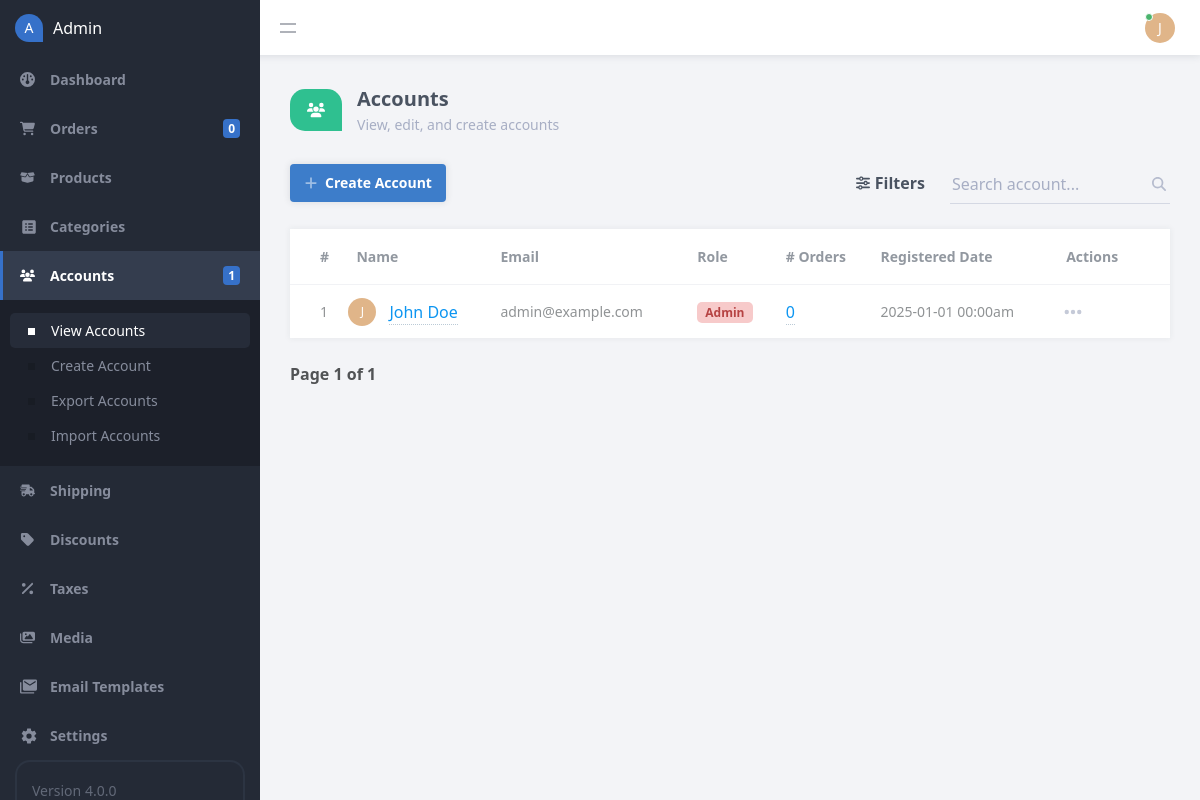
The app's page /admin/index.php?page=accounts (signed in) with its own data.
### tables this page shows
CREATE TABLE IF NOT EXISTS `accounts` (
  `id` int(11) NOT NULL AUTO_INCREMENT,
  `email` varchar(255) NOT NULL,
  `password` varchar(255) NOT NULL,
  `role` enum('Member','Admin') NOT NULL DEFAULT 'Member',
  `first_name` varchar(100) NOT NULL,
  `last_name` varchar(100) NOT NULL,
  `address_street` varchar(255) NOT NULL,
  `address_city` varchar(100) NOT NULL,
  `address_state` varchar(100) NOT NULL,
  `address_zip` varchar(50) NOT NULL,
  `address_country` varchar(100) NOT NULL,
  `registered` datetime NOT NULL DEFAULT current_timestamp(),
  `reset_code` varchar(255) DEFAULT NULL,
  PRIMARY KEY (`id`)
);

### admin/index.php (called while the page is built, shortened)
<?php
include '../functions.php';
$page = isset($_GET['page']) && file_exists($_GET['page'] . '.php') ? $_GET['page'] : 'dashboard';
include $page . '.php';
?>

### admin/accounts.php (the view, shortened to what this page needs)
<?php
$pagination_page = isset($_GET['pagination_page']) ? $_GET['pagination_page'] : 1;
$search = isset($_GET['search_query']) ? $_GET['search_query'] : '';
$role = isset($_GET['role']) ? $_GET['role'] : '';
$order = isset($_GET['order']) && $_GET['order'] == 'DESC' ? 'DESC' : 'ASC';
$order_by_whitelist = ['id','first_name','email','role','registered','orders'];
$order_by = isset($_GET['order_by']) && in_array($_GET['order_by'], $order_by_whitelist) ? $_GET['order_by'] : 'id';
$results_per_pagination_page = 15;
$param1 = ($pagination_page - 1) * $results_per_pagination_page;
$param2 = $results_per_pagination_page;
$where = '';
$where .= $search ? 'WHERE (CONCAT(a.first_name, " ", a.last_name) LIKE :search OR a.email LIKE :search) ' : '';
$stmt = $pdo->prepare('SELECT COUNT(*) AS total FROM accounts a ' . $where);
$stmt->execute();
$total_accounts = $stmt->fetchColumn();
$stmt = $pdo->prepare('SELECT a.*, (SELECT COUNT(*) FROM transactions t WHERE t.account_id = a.id) AS orders FROM accounts a ' . $where . ' ORDER BY ' . $order_by . ' ' . $order . ' LIMIT :start_results,:num_results');
$stmt->bindParam('start_results', $param1, PDO::PARAM_INT);
$stmt->bindParam('num_results', $param2, PDO::PARAM_INT);
$stmt->execute();
$accounts = $stmt->fetchAll(PDO::FETCH_ASSOC);
$url = 'index.php?page=accounts&search_query=' . $search . '&role=' . $role;
?>
<?=template_admin_header('Accounts', 'accounts', 'view')?>
<div class="content-title">
    <div class="title">
        <div class="icon">
        </div>
        <div class="txt">
            <h2>Accounts</h2>
            <p>View, edit, and create accounts</p>
        </div>
    </div>
</div>
<div class="content-header responsive-flex-column pad-top-5">
    <a href="index.php?page=account" class="btn">
        Create Account
    </a>
    <form method="get">
        <div class="filters">
            <a href="#">
                Filters
            </a>
        </div>
        <div class="search">
            <label for="search_query">
                <input id="search_query" type="text" name="search_query" placeholder="Search account..." value="<?=htmlspecialchars($search, ENT_QUOTES)?>" class="responsive-width-100">
            </label>
        </div>
    </form>
</div>
<div class="content-block no-pad">
    <div class="table">
        <table>
            <thead>
                <tr>
                    <td><a href="<?=$url . '&order=' . ($order=='ASC'?'DESC':'ASC') . '&order_by=id'?>">#<?=$order_by=='id' ? $table_icons[strtolower($order)] : ''?></a></td>
                    <td colspan="2"><a href="<?=$url . '&order=' . ($order=='ASC'?'DESC':'ASC') . '&order_by=first_name'?>">Name<?=$order_by=='first_name' ? $table_icons[strtolower($order)] : ''?></a></td>
                    <td class="responsive-hidden"><a href="<?=$url . '&order=' . ($order=='ASC'?'DESC':'ASC') . '&order_by=email'?>">Email<?=$order_by=='email' ? $table_icons[strtolower($order)] : ''?></td>
                    <td class="responsive-hidden"><a href="<?=$url . '&order=' . ($order=='ASC'?'DESC':'ASC') . '&order_by=role'?>">Role<?=$order_by=='role' ? $table_icons[strtolower($order)] : ''?></td>
                    <td class="responsive-hidden"><a href="<?=$url . '&order=' . ($order=='ASC'?'DESC':'ASC') . '&order_by=orders'?>"># Orders<?=$order_by=='orders' ? $table_icons[strtolower($order)] : ''?></td>
                    <td class="responsive-hidden"><a href="<?=$url . '&order=' . ($order=='ASC'?'DESC':'ASC') . '&order_by=registered'?>">Registered Date<?=$order_by=='registered' ? $table_icons[strtolower($order)] : ''?></a></td>
                    <td class="align-center">Actions</td>
                </tr>
            </thead>
            <tbody>
                <?php foreach ($accounts as $account): ?>
                <tr>
                    <td class="alt"><?=$account['id']?></td>
                    <td class="img">
                        <div class="profile-img">
                            <span style="background-color:<?=color_from_string($account['first_name'])?>"><?=strtoupper(substr($account['first_name'], 0, 1))?></span>
                        </div>
                    </td>
                    <td><a href="index.php?page=account_view&account_id=<?=$account['id']?>" class="link1"><?=htmlspecialchars($account['first_name'] . ' ' . $account['last_name'], ENT_QUOTES)?></a></td>
                    <td class="responsive-hidden alt"><?=htmlspecialchars($account['email'], ENT_QUOTES)?></td>
                    <td class="responsive-hidden"><span class="<?=str_replace(['Admin', 'Member'], ['red', 'blue'], $account['role'])?> small"><?=$account['role']?></span></td>
                    <td class="responsive-hidden"><a href="index.php?page=orders&account_id=<?=$account['id']?>" class="link1"><?=num_format($account['orders'])?></a></td>
                    <td class="responsive-hidden alt"><?=date('Y-m-d H:ia', strtotime($account['registered']))?></td>
                    <td class="actions">
                        <div class="table-dropdown">
                        </div>
                    </td>
                </tr>
                <?php endforeach; ?>
            </tbody>
        </table>
    </div>
</div>
<div class="pagination">
    <span>Page <?=$pagination_page?> of <?=ceil($total_accounts / $results_per_pagination_page) == 0 ? 1 : ceil($total_accounts / $results_per_pagination_page)?></span>
</div>
<?=template_admin_footer()?>

### records on screen
accounts: id "1", first_name "J", first_name+last_name "John Doe", email "admin@example.com", role "Admin", orders "0", registered "2025-01-01 00:00am"

### other values on screen
num_format($orders_total) "0"
num_format($accounts_total) "1"
substr($_SESSION['account_name'], 0, 1) "J"
$pagination_page "1"
ceil($total_accounts / $results_per_pagination_page) "1"
